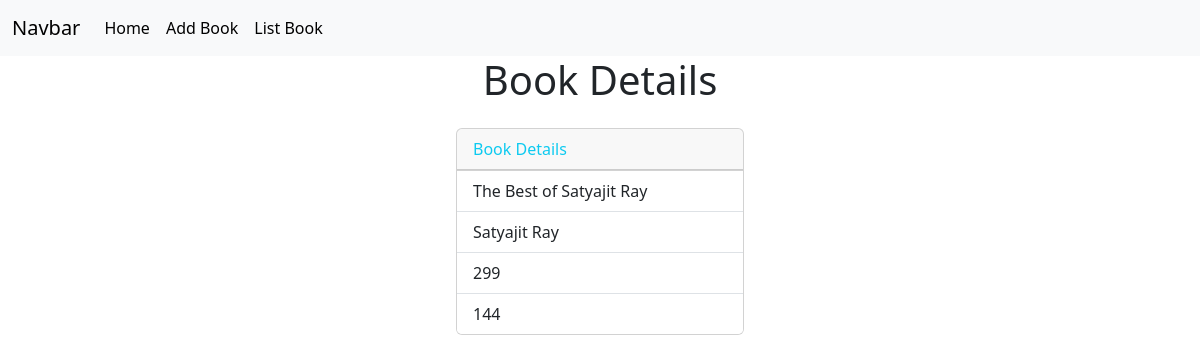
Page /book/3 on the committed database.
### myapps/models.py (models this page shows, shortened)
class Books(models.Model):
    book_name=models.CharField(max_length=200)
    author_name=models.CharField(max_length=200)
    price=models.PositiveIntegerField()
    pages=models.PositiveIntegerField()
    profile_pic=models.ImageField(upload_to="images",null=True)

### myapps/views.py (the view)
# urls.py: path('book/<int:pk>',views.BookDetailView.as_view(),name="book-details"),
class BookDetailView(View):
    def get(self,request,*args,**kwargs):
        id=kwargs.get("pk")
        qs=Books.objects.get(id=id)
        return render(request,"book_detail.html",{"data":qs})

### myapps/templates/book_detail.html (shortened to what this page needs)
{%extends 'base.html'%}
{%block body_block%}
<h1 class="text-center mb-4">Book Details</h1>
<div class="container d-flex justify-content-center">
    <div class="card" style="width: 18rem;">
        <div class="card-header text-info">Book Details</div>
        <ul class="list-group list-group-flush">
          <li class="list-group-item">{{data.book_name}}</li>
          <li class="list-group-item">{{data.author_name}}</li>
          <li class="list-group-item">{{data.price}}</li>
          <li class="list-group-item">{{data.pages}}</li>
        </ul>
      </div>
</div>
{%endblock%}

### rows in the picture
Books: book_name "The Best of Satyajit Ray", author_name "Satyajit Ray", price "299", pages "144"
